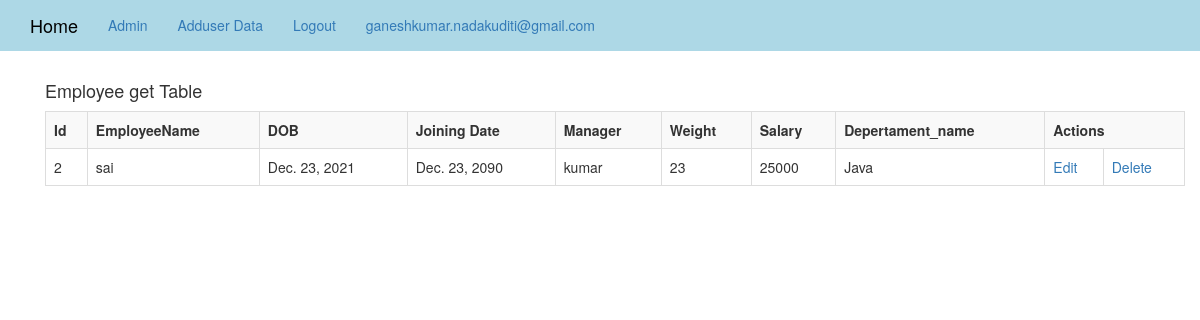
Screenshot of /qf/Ganesh (signed in) with the database file from the repository.
### layout/models.py (models this page shows, shortened)
class Employee(models.Model):
    employee_name=models.CharField(max_length=250)
    dob=models.DateField()
    joining_date=models.DateField()
    manager=models.CharField(max_length=250)
    weight=models.IntegerField()
    salary=models.BigIntegerField()
    department=models.ForeignKey(Department,on_delete=models.CASCADE)
    city=models.CharField(max_length=250)

class Department(models.Model):
    department_name=models.CharField(max_length=50)
    def __str__(self):
        return self.department_name

### layout/views.py (the view)
# urls.py: path('qf/<str:employee_name>', views.quaryf, name='qf'),
def quaryf(request,employee_name):
    emp=Employee.objects.get(employee_name='sai')
    return render(request,'qf.html',{'emp':emp})

### Templates/qf.html
<!DOCTYPE html>
{% extends 'index.html' %}
{% load static %}
{% block body_block %}
<div class="container">
    <h4 style="text=-align:center;">Employee get Table</h4>
    <table class="table table-striped table-bordered table-sm">
        <tr>
            <th>Id</th>
            <th>EmployeeName</th>
            <th>DOB</th>
            <th>Joining Date</th>
            <th>Manager</th>
            <th>Weight</th>
            <th>Salary</th>
            <th>Depertament_name</th>
            <th colspan="2">Actions</th>
        </tr>
        <tr>
            <td>{{emp.id}}</td>
            <td>{{emp.employee_name}}</td>
            <td>{{emp.dob}}</td>
            <td>{{emp.joining_date}}</td>
            <td>{{emp.manager}}</td>
            <td>{{emp.weight}}</td>
            <td>{{emp.salary}}</td>
            <td>{{emp.department}}</td>
            <td><a href="#" >Edit</a></td>
            <td><a href="#">Delete</a></td>
        </tr>
    </table>
</div>
{% endblock %}

### Templates/index.html (shortened to what this page needs)
{% load static %}
<!DOCTYPE html>
<html lang="en">
<head>
  <link rel="stylesheet" href="https://maxcdn.bootstrapcdn.com/bootstrap/3.3.7/css/bootstrap.min.css" />
  <link rel="stylesheet" href="https://cdnjs.cloudflare.com/ajax/libs/font-awesome/4.7.0/css/font-awesome.min.css">
    <link rel="stylesheet" href="https://stackpath.bootstrapcdn.com/bootstrap/3.4.1/css/bootstrap.min.css">
</head>
<body>
<nav class="navbar  navbar-custom navbar-static-top"  >
    <div class="container">
        <ul class="nav navbar-nav">
            <li><a class="navbar-brand" href="{% url 'main' %}">Home</a> </li>
            <li><a class="navbar-link"  href="{% url 'admin:index' %}">Admin</a></li>
            {% if user.is_authenticated %}
            <li><a class="navbar-link"  href="{% url 'adduser' %}">Adduser Data</a></li>
            {% endif %}
            {% if user.is_authenticated %}
            <li><a class="navabar-link" href="{% url 'user_logout' %}">Logout</a> </li>
            <li><a class="navbar-text-right"  href="{% url 'main' %}">{{user.username}}</a></li>
            {% else %}
             <li><a class="navbar-link"  href="{% url 'register' %}">Register</a></li>
            <li><a class="navbar-link" href="{% url 'login' %}">Login</a> </li>
            {% endif %}
        </ul>
    </div>
</nav>
<div class="container">
{% block body_block %}
{% endblock %}
</div>
</body>
</html>

### Templates/index.html (style rules this page uses)
.navbar-custom { background-color: lightblue; }
.navbar-custom .navbar-brand, .navbar-custom .navbar-text { color:black; }

### rows the page displays
Employee: id "2", employee_name "sai", dob "Dec. 23, 2021", joining_date "Dec. 23, 2090", manager "kumar", weight "23", salary "25000", department "Java"

### other values shown
{{ user.username }} "ganeshkumar.nadakuditi@gmail.com"
